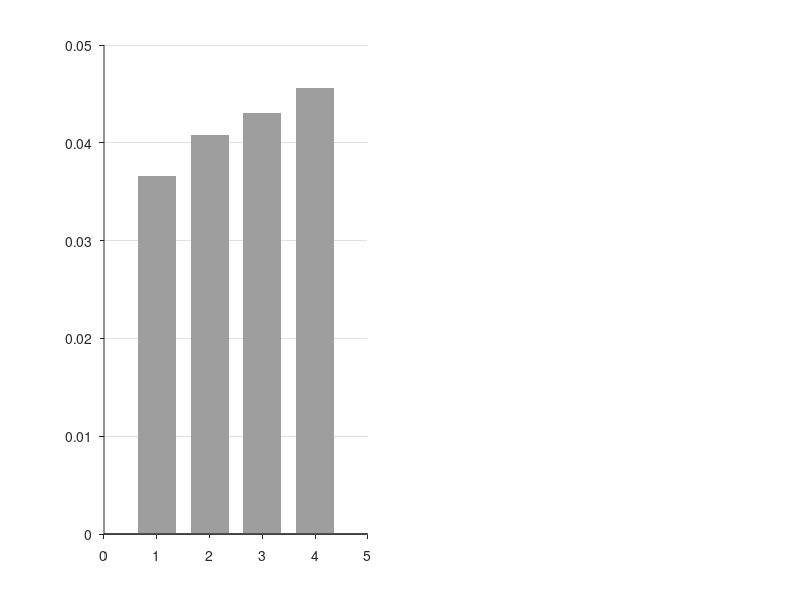

The MATLAB source for this figure: (Note: this script raises an error after producing the figure.)
% 안 본 적재로 일반화되는가 - leave-one-mass-out
%
% 기존 조건화 ablation(plot_mass_conditioning.m)은 32/40/48/56 t 를 **전부 섞어**
% 학습한 뒤 그중 20%로 검증했다. 주행하는 적재를 학습에서 이미 본 셈이라
% "안 본 적재에서도 되는가" 에는 답하지 못한다.
%
% 여기서는 적재 하나를 통째로 빼고 학습한 뒤, 그 적재에서만 평가한다.
%   학습 풀  나머지 세 적재 (이 안에서 다시 80/20, val 은 best epoch 선택용)
%   시험     빼놓은 적재 전체. 학습에도 val 에도 한 번도 안 들어갔다.
%
% 세 팔을 같은 시드로 학습한다. 차이는 입력의 무게 열뿐이다.
%   무게 X    6차원. 무게를 안 준다
%   무게 O    8차원. 시험 때 **학습에 없던 무게값**을 받는다
%   섞은무게  8차원 플라시보. 차원은 같고 정보만 없다
%
% 결과: 안 본 적재에서는 **무게를 넣은 쪽이 진다.**
%   횡 dn    조건화 이득 -19.6 / +1.3 / -25.8 / -43.4 %   (12쌍 중 10쌍이 무게 X 승)
%   헤딩 da  조건화 이득 -54.7 / +2.8 / -22.0 / -108.9 %  (12쌍 중  9쌍이 무게 X 승)
%
% 기전은 플라시보가 말해준다. **섞은무게가 무게 O 를 11/12(횡), 10/12(헤딩) 이긴다.**
% 그리고 섞은무게는 무게 X 와 거의 같다(횡 차이 +0.00012 m). 무게 열이 학습 때
% 잡음이면 신경망은 그 열을 무시하는 법을 배우고, 무시하니까 안 본 적재에서도
% 멀쩡하다. 반대로 진짜 무게를 주면 신경망은 본 네 값에 맞춘 사상을 배우고, 다섯
% 번째 값이 들어오면 그 사상이 깨진다. 시드 산포도 무게 O 가 7.1배(횡) / 6.6배
% (헤딩) 크다 - 안 본 값에서 불안정하다.
%
% 40 t 만 조건화가 근소하게 이긴다(+1.3 / +2.8%). 40 t 는 학습 범위 32~56 t 의
% 안쪽이라 내삽이다. 범위 끝(32 / 56 t)에서 조건화가 가장 크게 무너진다.
%
% ** 오차는 MPC 에 실제로 들어가는 값으로 잰다 ** 잔차는 물리 한계
% [0.2, 0.1, 0.05, 0.4] 로 클램프된 뒤 MPC 로 간다. 안 본 적재에서는 MLP 가 범위
% 밖으로 튀어 클램프가 실제로 작동하므로, 클램프 없는 원출력으로 재면 오차가
% 과장된다(56 t 횡 -43.4% 가 -112.5% 로 보인다). plot_mass_conditioning.m 도 같은
% 경로를 쓰므로 두 표는 서로 비교 가능하다.
%
% 창 2개가 뜬다.
%   Figure 1  그림 2칸 (횡 dn / 헤딩 dalpha). 막대 = 3시드 평균, 점 = 개별 시드
%   Figure 2  같은 값을 표로. 명령창에도 같이 출력된다.
%
% 데이터: fig_lomo_mass.mat  (results/lomo_mass.py 가 생성)
% 실행:   results/matlab/ 폴더 안에서 `plot_lomo_mass`
% 요구:   base MATLAB 만 (툴박스 불필요). R2013a 이상.

clear; close all
load('fig_lomo_mass.mat')

GREY = [0.62 0.62 0.62];    % 보정 없음
NOM  = [0.12 0.47 0.71];    % 무게 없음
RES  = [0.90 0.49 0.13];    % 무게 있음
PLA  = [0.00 0.62 0.45];    % 플라시보 (Okabe-Ito bluish green)
COL  = [NOM; RES; PLA];

mm = mass(:);  nM = numel(mm);  x = (1:nM)';
w  = 0.24;
DN = 2; DA = 3;             % 채널: 1=ds 2=dn 3=dalpha 4=dv
CH  = [DN DA];
SC  = [1 180/pi];
LBL = {'Lateral  \Deltan  [m]', 'Heading  \Delta\alpha  [deg]'};
TIT = {'(a)  lateral residual on the held-out payload', ...
       '(b)  heading residual on the held-out payload'};

%% ---- 수치 표 출력 (명령창) ----
fprintf('\n=== Leave-one-mass-out: prediction error on the UNSEEN payload ===\n');
fprintf('(model never saw this payload in training or validation)\n\n');
for k = 1:2
    ch = CH(k); sc = SC(k);
    if k == 1, fprintf('--- lateral  dn [m]\n'); else
               fprintf('--- heading  dalpha [deg]\n'); end
    fprintf('%7s | %9s %9s %9s %9s | %7s\n', 'held out', ...
            'no resid', 'no mass', 'with mass', 'shuffled', 'gain');
    for i = 1:nM
        e0 = err_raw(i,ch)*sc;
        e1 = mean(err(i,1,:,ch))*sc;
        e2 = mean(err(i,2,:,ch))*sc;
        e3 = mean(err(i,3,:,ch))*sc;
        fprintf('%6dt | %9.4f %9.4f %9.4f %9.4f | %+6.1f%%\n', ...
                mm(i), e0, e1, e2, e3, 100*(e1-e2)/e1);
    end
    d = err(:,1,:,ch) - err(:,2,:,ch);   d = d(:);
    fprintf('  pooled %d pairs: mean(no mass - with mass) %+.5f, ', numel(d), mean(d)*sc);
    fprintf('with-mass better in %d/%d\n\n', sum(d > 0), numel(d));
end

%% ---- Figure 1: 막대 + 시드 점 ----
figure('Color','w','Position',[60 60 1080 420])
for k = 1:2
    ch = CH(k); sc = SC(k);
    subplot(1,2,k); hold on; box off
    set(gca,'FontSize',10,'TickDir','out','YGrid','on', ...
            'GridColor',[.88 .88 .88],'GridAlpha',1,'Layer','bottom')

    % 보정 없음: 회색 배경 막대 (스케일 기준선)
    bar(x, err_raw(:,ch)*sc, 0.72, 'FaceColor', GREY, ...
        'EdgeColor','none', 'FaceAlpha', 0.30);

    hb = zeros(1,3);
    for a = 1:3
        v  = squeeze(err(:,a,:,ch))*sc;      % (적재, 시드)
        mu = mean(v, 2);
        hb(a) = bar(x + (a-2)*w, mu, w*0.9, 'FaceColor', COL(a,:), ...
                    'EdgeColor','none');
        for i = 1:nM       % 개별 시드를 점으로 - 산포를 숨기지 않는다
            plot(x(i) + (a-2)*w, v(i,:), 'o', 'MarkerSize', 3.5, ...
                 'MarkerFaceColor','w', 'MarkerEdgeColor', COL(a,:)*0.7, ...
                 'LineWidth', 0.8);
        end
    end

    set(gca,'XTick',x,'XTickLabel',arrayfun(@(m) sprintf('%dt',m), mm, ...
            'UniformOutput',false))
    xlabel('Held-out payload  (never seen in training)')
    ylabel(LBL{k})
    xlim([0.5 nM+0.5])
    title(TIT{k},'FontSize',10,'FontWeight','normal')
    if k == 1
        legend(hb, arm, 'Location','northwest','Box','off','FontSize',9);
    end
end

%% ---- Figure 2: 표 ----
figure('Color','w','Position',[80 80 900 420])
axis off
ty = 0.94;
text(0.02, ty, 'Leave-one-mass-out — prediction error on the unseen payload', ...
     'FontSize',12,'FontWeight','bold'); ty = ty - 0.055;
text(0.02, ty, ['3 seeds, mean' char(177) 'sd.  The payload column was removed ' ...
     'from training and validation.'], 'FontSize',9,'Color',[.35 .35 .35]);
ty = ty - 0.065;

for k = 1:2
    ch = CH(k); sc = SC(k);
    if k == 1, hd = 'Lateral  \Deltan  [m]'; else
               hd = 'Heading  \Delta\alpha  [deg]'; end
    text(0.02, ty, hd, 'FontSize',10,'FontWeight','bold'); ty = ty - 0.05;
    cols = {'held out','no residual','no mass','with mass','shuffled','gain'};
    cx   = [0.02 0.16 0.33 0.50 0.67 0.85];
    for c = 1:6
        text(cx(c), ty, cols{c}, 'FontSize',9,'FontWeight','bold', ...
             'Color',[.25 .25 .25]);
    end
    ty = ty - 0.012;
    line([0.02 0.96],[ty ty],'Color',[.75 .75 .75]); ty = ty - 0.042;
    for i = 1:nM
        v  = squeeze(err(i,:,:,ch))*sc;             % (팔, 시드)
        mu = mean(v,2);  sd = std(v,0,2);
        g  = 100*(mu(1)-mu(2))/mu(1);
        text(cx(1), ty, sprintf('%dt', mm(i)), 'FontSize',9);
        text(cx(2), ty, sprintf('%.4f', err_raw(i,ch)*sc), 'FontSize',9, ...
             'Color',[.45 .45 .45]);
        for a = 1:3
            text(cx(2+a), ty, sprintf('%.4f%c%.4f', mu(a), char(177), sd(a)), ...
                 'FontSize',9,'Color',COL(a,:)*0.75);
        end
        if g > 0, gc = RES*0.75; else gc = NOM*0.75; end
        text(cx(6), ty, sprintf('%+.1f%%', g), 'FontSize',9,'Color',gc);
        ty = ty - 0.042;
    end
    d = err(:,1,:,ch) - err(:,2,:,ch);  d = d(:);
    text(cx(1), ty, sprintf(['pooled %d pairs:  mean(no mass - with mass) ' ...
         '%+.5f,   with mass better in %d/%d'], numel(d), mean(d)*sc, ...
         sum(d>0), numel(d)), 'FontSize',9,'Color',[.35 .35 .35]);
    ty = ty - 0.075;
end
xlim([0 1]); ylim([0 1])
